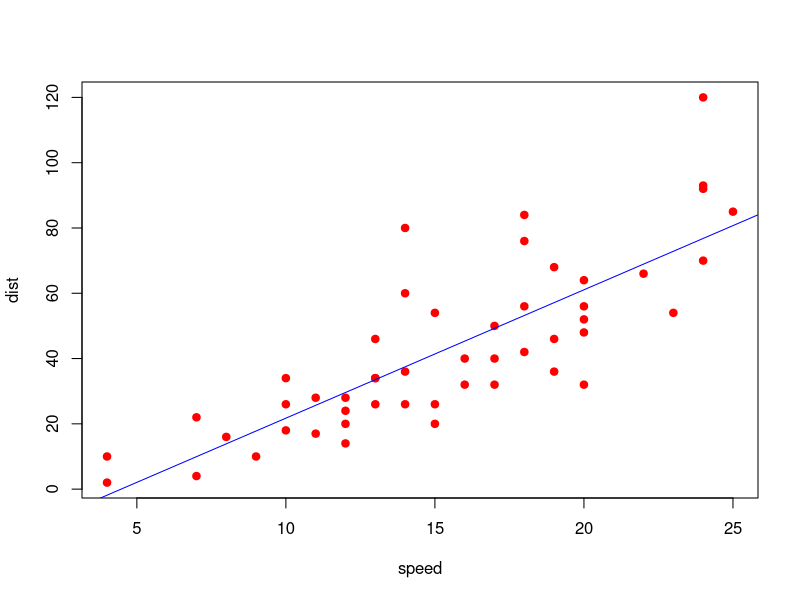

R code for this plot:
## ---- chunk 1
summary(cars)
## ---- chunk 2
plot(cars, pch=19, col="red")
abline(lm(cars$dist~cars$speed), col="blue")
